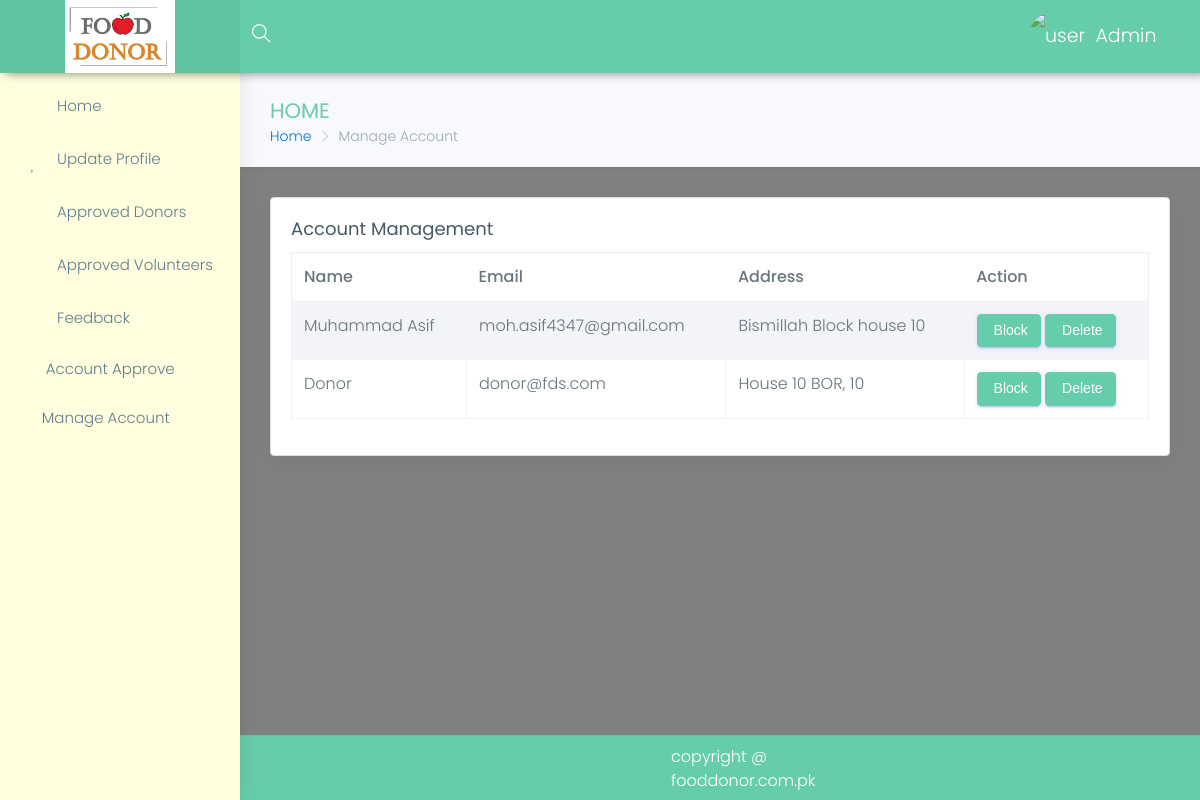
The app's page /fdsadmin/donor-manage (signed in), older data.
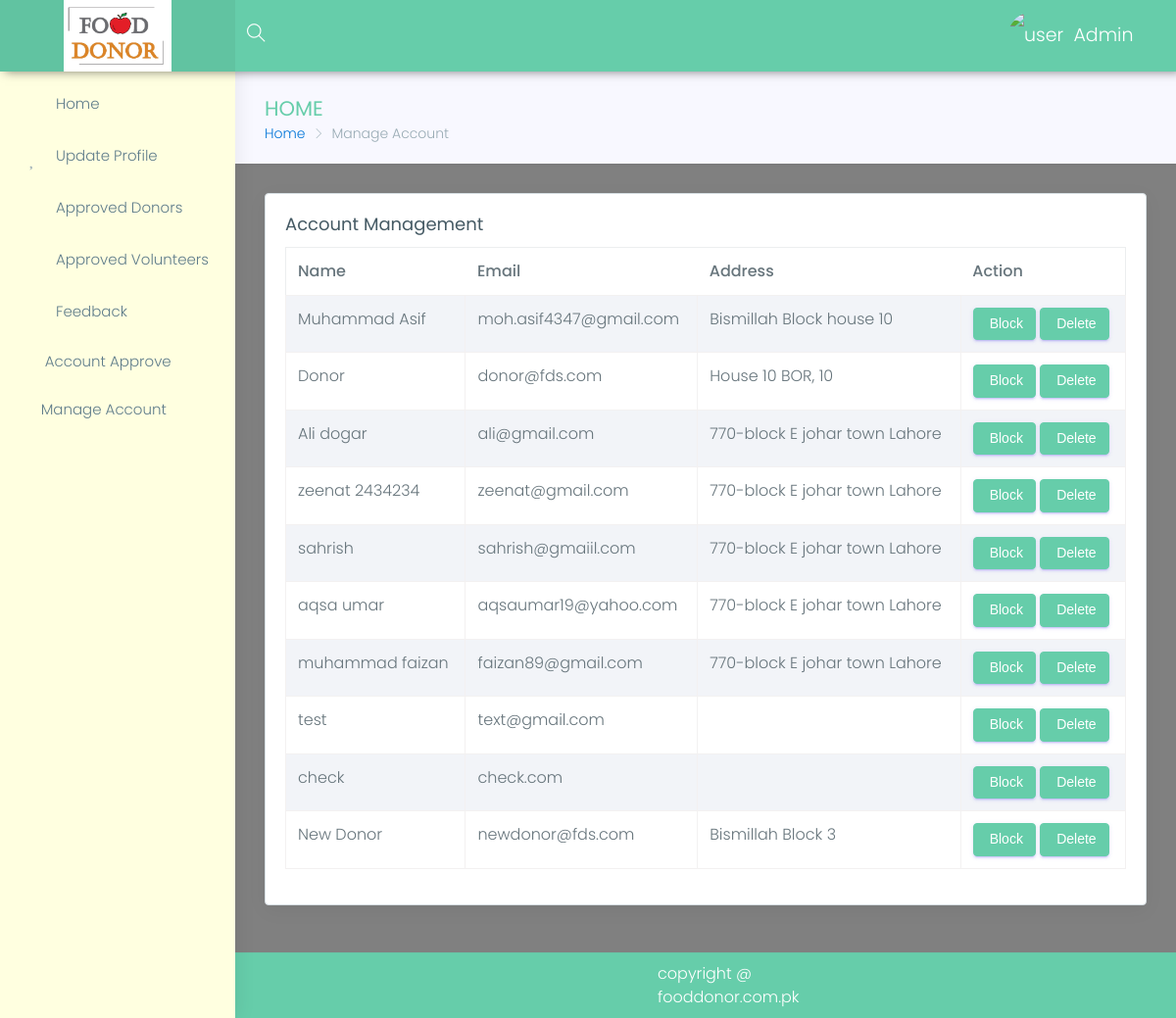
The same page, newer data.
### donor/models.py (models this page shows, shortened)
class Donor(models.Model):
    user = models.OneToOneField(User, on_delete=models.CASCADE, primary_key=True)
    name = models.CharField(max_length=100, blank=False, null=False)
    role = models.CharField(default='Donor',blank=False,max_length=10)
    address = models.CharField(max_length=100, blank=False, null=False)
    mobile = models.CharField(max_length=15, blank=False)
    area_name=models.CharField(help_text='Johar Town, Faisal Town',max_length=30)
    image=models.ImageField(blank=True)
    gender=models.CharField(max_length=6,blank=True,null=True,choices=gender)
    city=models.CharField(max_length=20,blank=True,null=True)
    country=models.CharField(max_length=20,blank=True,null=True)
    is_approved=models.BooleanField(default=False)
    map_latitude=models.FloatField(blank=True,null=True)
    map_logitude=models.FloatField(blank=True,null=True)
    cnic=models.CharField(max_length=15,blank=True,null=True)

### fdsadmin/views.py (the view)
@login_required
def donor_manage(request):
    if not auth_admin(request):
        return redirect('/home/login')
    donors = Donor.objects.all()
    return render(request, 'fdsadmin/donor_manage.html', {'donors': donors})

### fdsadmin/views.py (called while the page is built)
def auth_admin(request):
    if request.user.is_staff:
        return True
    else:
        return False

### templates/fdsadmin/donor_manage.html (shortened to what this page needs)
{% extends 'panel-base.html' %}
{% block sidebar %}
            {% include 'fdsadmin/sidebar.html' %}
        {% endblock %}
{% block bradcrump %}
    <div class="row page-titles">
                    <div class="col-md-5 col-8 align-self-center">
                        <h3 class="text-themecolor">HOME</h3>
                        <ol class="breadcrumb">
                            <li class="breadcrumb-item"><a href="{% url 'fdsadmin-index' %}">Home</a></li>
                            <li class="breadcrumb-item active">Manage Account</li>
                        </ol>
                    </div>
                </div>
{% endblock %}
{% block main %}
                <div class="row">
                    <div class="col-lg-12">
                        <div class="card">
                            <div class="card-block">
                                <h4 class="card-title">Account Management</h4>
                                <div class="table-responsive">
                                    <table class="table table-hover table-striped table-bordered">
                                        <thead>
                                            <tr>
                                                <th>Name</th>
                                                <th>Email</th>
                                                <th>Address</th>
                                                <th>Action</th>
                                            </tr>
                                        </thead>
                                        <tbody>
                                        {% for donor in donors %}
                                            <tr>
                                                <td>{{ donor.name }}</td>
                                                <td>{{ donor.user.email }}</td>
                                                <td>{{ donor.address }}</td>
                                                     <td>
                                                    {% if donor.user.is_active %}
                                                    <button onclick="block_user('{{ donor.user.username }}')"  data-toggle="modal" data-target="#block" class="btn btn-primary"> Block</button>
                                                         {% endif %}
                                                    <button onclick="delete_user('{{ donor.user.username }}')" data-toggle="modal" data-target="#delete" class="btn btn-primary"> Delete</button>
                                                </td>
                                            </tr>
                                        {% endfor %}
                                        </tbody>
                                    </table>
                                </div>
                            </div>
                        </div>
                    </div>
                </div>
{% endblock %}

Row changes from the older to the newer data that the page shows:
added Donor: name "Ali dogar", user.email "ali@gmail.com", address "770-block E johar town Lahore"
added Donor: name "zeenat 2434234", user.email "zeenat@gmail.com", address "770-block E johar town Lahore"
added Donor: name "sahrish", user.email "sahrish@gmaiil.com", address "770-block E johar town Lahore"
added Donor: name "aqsa umar", user.email "aqsaumar19@yahoo.com", address "770-block E johar town Lahore"
added Donor: name "muhammad faizan", user.email "faizan89@gmail.com", address "770-block E johar town Lahore"
added Donor: name "test", user.email "text@gmail.com"
added Donor: name "check", user.email "check.com"
added Donor: name "New Donor", user.email "newdonor@fds.com", address "Bismillah Block 3"
